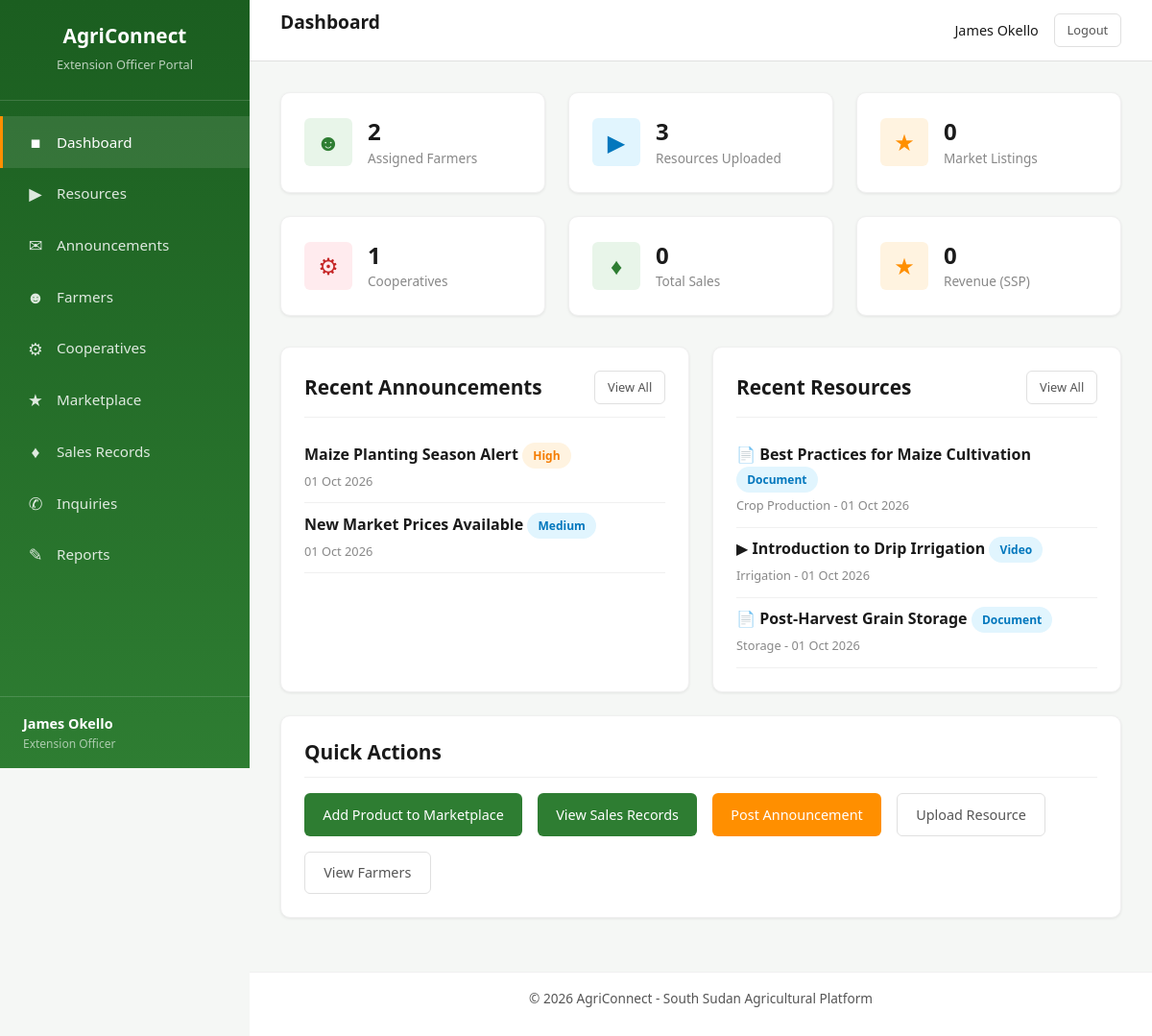
The app's page /frontend/extension/dashboard.php (signed in) with its own data.
### tables this page shows
CREATE TABLE extension_officers (
    id INT AUTO_INCREMENT PRIMARY KEY,
    user_id INT NOT NULL,
    location_id INT NOT NULL,
    specialization_id INT DEFAULT NULL,
    assigned_by INT DEFAULT NULL,
    created_at TIMESTAMP DEFAULT CURRENT_TIMESTAMP,
    FOREIGN KEY (user_id) REFERENCES users(id) ON DELETE CASCADE,
    FOREIGN KEY (location_id) REFERENCES locations(id) ON DELETE CASCADE,
    FOREIGN KEY (specialization_id) REFERENCES specializations(id) ON DELETE SET NULL,
    FOREIGN KEY (assigned_by) REFERENCES users(id) ON DELETE SET NULL
);

CREATE TABLE users (
    id INT AUTO_INCREMENT PRIMARY KEY,
    name VARCHAR(255) NOT NULL,
    email VARCHAR(255) NOT NULL UNIQUE,
    phone VARCHAR(50),
    password_hash VARCHAR(255) NOT NULL,
    role ENUM('admin', 'extension_officer', 'farmer', 'cooperative_leader') NOT NULL DEFAULT 'farmer',
    location_id INT DEFAULT NULL,
    status ENUM('active', 'inactive', 'suspended', 'pending') NOT NULL DEFAULT 'active',
    profile_photo VARCHAR(255) DEFAULT NULL,
    created_at TIMESTAMP DEFAULT CURRENT_TIMESTAMP,
    updated_at TIMESTAMP DEFAULT CURRENT_TIMESTAMP ON UPDATE CURRENT_TIMESTAMP,
    FOREIGN KEY (location_id) REFERENCES locations(id) ON DELETE SET NULL
);

CREATE TABLE announcements (
    id INT AUTO_INCREMENT PRIMARY KEY,
    title VARCHAR(255) NOT NULL,
    content TEXT NOT NULL,
    target_audience ENUM('all', 'farmers', 'cooperatives', 'specific_location') NOT NULL DEFAULT 'all',
    created_by INT NOT NULL,
    location_id INT DEFAULT NULL,
    priority ENUM('low', 'medium', 'high', 'urgent') NOT NULL DEFAULT 'medium',
    status ENUM('active', 'archived') NOT NULL DEFAULT 'active',
    created_at TIMESTAMP DEFAULT CURRENT_TIMESTAMP,
    FOREIGN KEY (created_by) REFERENCES extension_officers(id) ON DELETE CASCADE,
    FOREIGN KEY (location_id) REFERENCES locations(id) ON DELETE SET NULL
);

CREATE TABLE resources (
    id INT AUTO_INCREMENT PRIMARY KEY,
    title VARCHAR(255) NOT NULL,
    description TEXT,
    type ENUM('video', 'document') NOT NULL,
    file_path VARCHAR(500) NOT NULL,
    uploaded_by INT NOT NULL,
    category VARCHAR(255) DEFAULT NULL,
    target_location_id INT DEFAULT NULL,
    status ENUM('active', 'archived') NOT NULL DEFAULT 'active',
    created_at TIMESTAMP DEFAULT CURRENT_TIMESTAMP,
    FOREIGN KEY (uploaded_by) REFERENCES extension_officers(id) ON DELETE CASCADE,
    FOREIGN KEY (target_location_id) REFERENCES locations(id) ON DELETE SET NULL
);

### backend/check_session.php (called while the page is built, shortened)
<?php
function requireLogin($allowedRoles = []) {
    $db = getDB();
    $stmt = $db->prepare("
        SELECT u.*, eo.id as extension_officer_id
        FROM users u
        LEFT JOIN extension_officers eo ON eo.user_id = u.id
        WHERE u.id = ? AND u.status = 'active'
    ");
    $stmt->execute([$_SESSION['user_id']]);
    $user = $stmt->fetch(PDO::FETCH_ASSOC);
    unset($user['password_hash']);
    return $user;
}
function e($text) {
    return htmlspecialchars($text ?? '', ENT_QUOTES, 'UTF-8');
}
function formatSSP($amount) {
    return number_format((float)$amount, 0, '.', ',');
}
function formatDate($dateStr) {
    return date('d M Y', strtotime($dateStr));
}
?>

### frontend/extension/dashboard.php (the view, shortened to what this page needs)
<?php
require_once __DIR__ . '/../../backend/check_session.php';
$officer = requireLogin(['extension_officer']);
$eoId = $officer['extension_officer_id'];
$db = getDB();
$stmt = $db->prepare("SELECT COUNT(*) as c FROM farmers WHERE assigned_extension_officer_id = ?");
$stmt->execute([$eoId]);
$statFarmers = $stmt->fetch()['c'];
$stmt = $db->prepare("SELECT COUNT(*) as c FROM resources WHERE uploaded_by = ?");
$stmt->execute([$eoId]);
$statResources = $stmt->fetch()['c'];
$stmt = $db->prepare("SELECT COUNT(*) as c FROM market_listings WHERE added_by = ? AND status = 'active'");
$stmt->execute([$eoId]);
$statListings = $stmt->fetch()['c'];
$stmt = $db->prepare("SELECT COUNT(*) as c FROM cooperatives WHERE extension_officer_id = ? AND status = 'active'");
$stmt->execute([$eoId]);
$statCooperatives = $stmt->fetch()['c'];
$stmt = $db->prepare("SELECT COUNT(*) as c, COALESCE(SUM(total_amount),0) as rev FROM marketplace_sales WHERE extension_officer_id = ?");
$stmt->execute([$eoId]);
$salesRow = $stmt->fetch();
$statSales = $salesRow['c'];
$statRevenue = $salesRow['rev'];
$stmt = $db->prepare("SELECT id, title, priority, created_at FROM announcements WHERE created_by = ? ORDER BY created_at DESC LIMIT 5");
$stmt->execute([$eoId]);
$recentAnnouncements = $stmt->fetchAll(PDO::FETCH_ASSOC);
$stmt = $db->prepare("SELECT id, title, type, category, created_at FROM resources WHERE uploaded_by = ? ORDER BY created_at DESC LIMIT 5");
$stmt->execute([$eoId]);
$recentResources = $stmt->fetchAll(PDO::FETCH_ASSOC);
?>
<!DOCTYPE html>
<html lang="en">
<head>
    <link rel="stylesheet" href="../assets/css/style.css">
</head>
<body>
    <div class="app-layout">
        <aside class="sidebar" id="sidebar">
            <div class="sidebar-header"><h2>AgriConnect</h2><span class="subtitle">Extension Officer Portal</span></div>
            <nav class="sidebar-nav">
                <a href="dashboard.php" class="active"><span class="nav-icon">&#9632;</span> Dashboard</a>
                <a href="resources.php"><span class="nav-icon">&#9654;</span> Resources</a>
                <a href="announcements.php"><span class="nav-icon">&#9993;</span> Announcements</a>
                <a href="farmers.php"><span class="nav-icon">&#9787;</span> Farmers</a>
                <a href="cooperatives.php"><span class="nav-icon">&#9881;</span> Cooperatives</a>
                <a href="marketplace.php"><span class="nav-icon">&#9733;</span> Marketplace</a>
                <a href="sales.php"><span class="nav-icon">&#9830;</span> Sales Records</a>
                                <a href="inquiries.php"><span class="nav-icon">&#9990;</span> Inquiries</a>
                                                <a href="reports.php"><span class="nav-icon">&#9998;</span> Reports</a>
            </nav>
            <div class="sidebar-user">
                <div class="user-name"><?php echo e($officer['name']); ?></div>
                <div class="user-role">Extension Officer</div>
            </div>
        </aside>
        <div class="main-content">
            <header class="top-header">
                <h1 class="page-title">Dashboard</h1>
                <div class="header-actions">
                    <span style="font-weight:500; font-size:0.9rem;"><?php echo e($officer['name']); ?></span>
                    <a href="../logout.php" class="btn btn-outline btn-sm">Logout</a>
                </div>
            </header>
            <div class="content-area">
                <div class="stats-grid">
                    <div class="stat-card">
                        <div class="stat-icon green">&#9787;</div>
                        <div class="stat-info"><h4><?php echo $statFarmers; ?></h4><p>Assigned Farmers</p></div>
                    </div>
                    <div class="stat-card">
                        <div class="stat-icon blue">&#9654;</div>
                        <div class="stat-info"><h4><?php echo $statResources; ?></h4><p>Resources Uploaded</p></div>
                    </div>
                    <div class="stat-card">
                        <div class="stat-icon orange">&#9733;</div>
                        <div class="stat-info"><h4><?php echo $statListings; ?></h4><p>Market Listings</p></div>
                    </div>
                    <div class="stat-card">
                        <div class="stat-icon red">&#9881;</div>
                        <div class="stat-info"><h4><?php echo $statCooperatives; ?></h4><p>Cooperatives</p></div>
                    </div>
                    <div class="stat-card">
                        <div class="stat-icon green">&#9830;</div>
                        <div class="stat-info"><h4><?php echo $statSales; ?></h4><p>Total Sales</p></div>
                    </div>
                    <div class="stat-card">
                        <div class="stat-icon orange">&#9733;</div>
                        <div class="stat-info"><h4><?php echo formatSSP($statRevenue); ?></h4><p>Revenue (SSP)</p></div>
                    </div>
                </div>
                <div class="grid-2">
                    <div class="card">
                        <div class="card-header">
                            <h3>Recent Announcements</h3>
                            <a href="announcements.php" class="btn btn-outline btn-sm">View All</a>
                        </div>
                        <?php if (empty($recentAnnouncements)): ?>
                            <div class="empty-state"><p>No announcements yet.</p></div>
                        <?php else: ?>
                            <?php foreach ($recentAnnouncements as $a):
                                $pClass = $a['priority'] === 'urgent' ? 'badge-danger' : ($a['priority'] === 'high' ? 'badge-warning' : 'badge-info');
                            ?>
                                <div style="padding:0.6rem 0; border-bottom:1px solid #f0f0f0;">
                                    <strong><?php echo e($a['title']); ?></strong> <span class="badge <?php echo $pClass; ?>"><?php echo e($a['priority']); ?></span><br>
                                    <span class="text-muted" style="font-size:0.8rem;"><?php echo formatDate($a['created_at']); ?></span>
                                </div>
                            <?php endforeach; ?>
                        <?php endif; ?>
                    </div>
                    <div class="card">
                        <div class="card-header">
                            <h3>Recent Resources</h3>
                            <a href="resources.php" class="btn btn-outline btn-sm">View All</a>
                        </div>
                        <?php if (empty($recentResources)): ?>
                            <div class="empty-state"><p>No resources uploaded yet.</p></div>
                        <?php else: ?>
                            <?php foreach ($recentResources as $r):
                                $icon = $r['type'] === 'video' ? '&#9654;' : '&#128196;';
                            ?>
                                <div style="padding:0.6rem 0; border-bottom:1px solid #f0f0f0;">
                                    <?php echo $icon; ?> <strong><?php echo e($r['title']); ?></strong> <span class="badge badge-info"><?php echo e($r['type']); ?></span><br>
                                    <span class="text-muted" style="font-size:0.8rem;"><?php echo e($r['category'] ?? 'General'); ?> - <?php echo formatDate($r['created_at']); ?></span>
                                </div>
                            <?php endforeach; ?>
                        <?php endif; ?>
                    </div>
                </div>
                <div class="card">
                    <div class="card-header"><h3>Quick Actions</h3></div>
                    <div class="d-flex gap-2" style="flex-wrap:wrap;">
                        <a href="marketplace.php" class="btn btn-primary">Add Product to Marketplace</a>
                        <a href="sales.php" class="btn btn-success">View Sales Records</a>
                        <a href="announcements.php" class="btn btn-secondary">Post Announcement</a>
                        <a href="resources.php" class="btn btn-outline">Upload Resource</a>
                        <a href="farmers.php" class="btn btn-outline">View Farmers</a>
                    </div>
                </div>
            </div>
            <footer class="app-footer"><p>&copy; 2026 AgriConnect - South Sudan Agricultural Platform</p></footer>
        </div>
    </div>
</body>
</html>

### records on screen
extension_officers: user.name "James Okello"
announcements: title "Maize Planting Season Alert", priority "High", created_at "01 Oct 2026"
announcements: title "New Market Prices Available", priority "Medium", created_at "01 Oct 2026"
resources: type "📄", title "Best Practices for Maize Cultivation", type "Document", category "Crop Production", created_at "01 Oct 2026"
resources: type "▶", title "Introduction to Drip Irrigation", type "Video", category "Irrigation", created_at "01 Oct 2026"
resources: type "📄", title "Post-Harvest Grain Storage", type "Document", category "Storage", created_at "01 Oct 2026"

### other values on screen
$statFarmers "2"
$statResources "3"
$statListings "0"
$statCooperatives "1"
$statSales "0"
formatSSP($statRevenue) "0"
